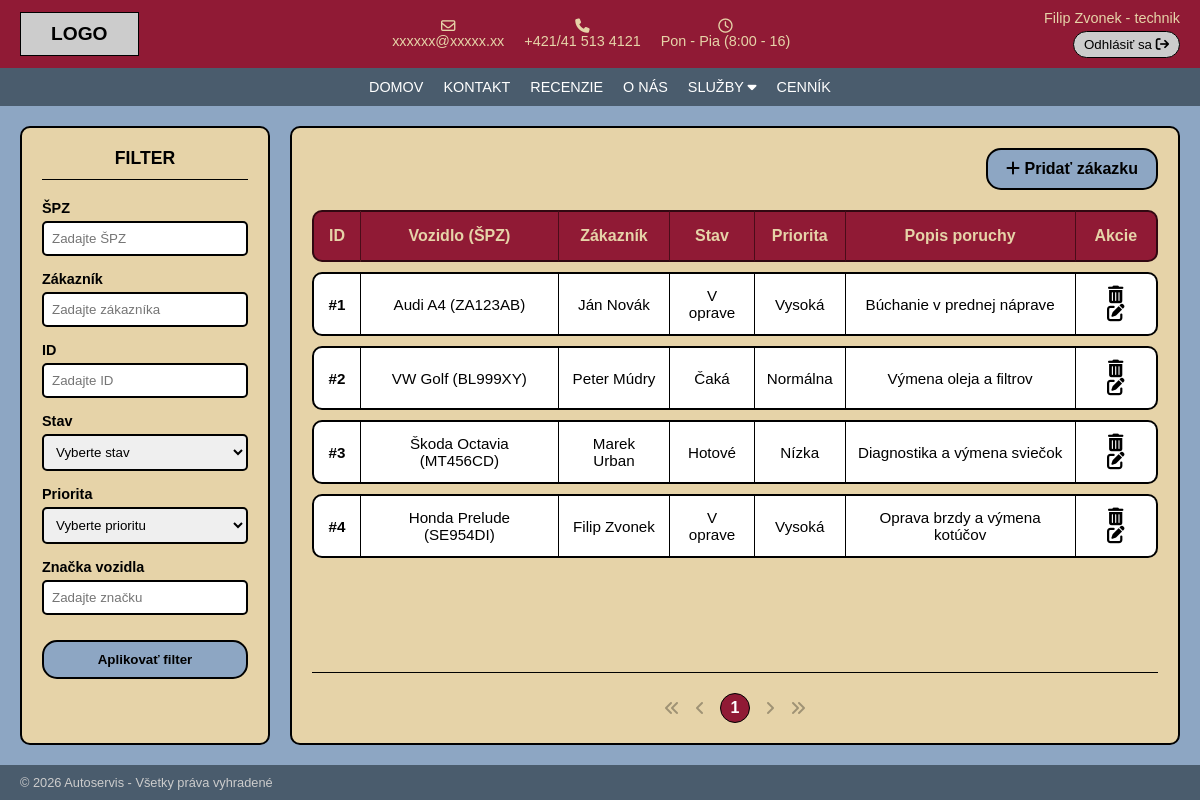
The page /?c=zakazka on the database its author committed.
### tables this page shows
CREATE TABLE IF NOT EXISTS `zakazky` (
                                         `id`        INT(11)      NOT NULL AUTO_INCREMENT,
                                         `spz`       VARCHAR(20)  NOT NULL,
                                         `zakaznik`  VARCHAR(100) NOT NULL,
                                         `stav`      VARCHAR(30)  NOT NULL DEFAULT 'Čaká',
                                         `priorita`  VARCHAR(30)  NOT NULL DEFAULT 'Normálna',
                                         `popis`     TEXT         DEFAULT NULL,
                                         PRIMARY KEY (`id`),
                                         KEY `idx_zakazky_spz` (`spz`),
                                         CONSTRAINT `fk_zakazky_auta`
                                             FOREIGN KEY (`spz`) REFERENCES `auta` (`spz`)
                                                 ON UPDATE CASCADE
                                                 ON DELETE RESTRICT
);

CREATE TABLE IF NOT EXISTS `auta` (
                                      `spz`      VARCHAR(20)  NOT NULL,
                                      `vozidlo`  VARCHAR(100) NOT NULL,
                                      `rok`      SMALLINT     DEFAULT NULL,
                                      PRIMARY KEY (`spz`)
);

### Framework/Http/Responses/Response.php (called while the page is built, shortened)
<?php
abstract class Response
{
    public function send(): void
    {
        $this->generate();
    }
}

### public/index.php (called while the page is built, shortened)
<?php
require __DIR__ . '/../Framework/ClassLoader.php';
try {
    $app = new App();
    $app->run();
} catch (Exception $e) {
    die('An error occurred: ' . $e->getMessage());
}

### Framework/Support/LinkGenerator.php (called while the page is built, shortened)
<?php
class LinkGenerator
{
    private Request $request;
    public function __construct(Request $request, Router $router)
    {
        $this->request = $request;
    }
    public function url(
        string|array $destination,
        array $parameters = [],
        bool $absolute = false,
        bool $appendParameters = false
    ): string {
        list($controller, $action) = explode(".", $destination);
        $args = $appendParameters ? $this->request->get() : [];
        $args = ["c" => lcfirst($controller), "a" => $action != "index" ? $action : null] + $parameters + $args;
        $basePath = $absolute ? $this->request->getBaseUrl() : "";
        return $basePath . "?" . http_build_query($args);
    }
}

### Framework/Http/Request.php (called while the page is built, shortened)
<?php
class Request
{
    private array $get;
    private array $post;
    public function __construct()
    {
        $this->get = $_GET;
        $this->post = $_POST;
    }
    public function get(?string $key = null): mixed
    {
        return $key === null ? $this->get : ($this->get[$key] ?? null);
    }
    public function post(?string $key = null): mixed
    {
        return $key === null ? $this->post : ($this->post[$key] ?? null);
    }
    public function value(string $key): mixed
    {
        return $this->post($key) ?? $this->get($key);
    }
}

### Framework/ClassLoader.php (called while the page is built, shortened)
<?php
class ClassLoader
{
    public static function Boot(): void
    {
        spl_autoload_register(function ($class_name) {
            $file = self::getClassFile($class_name);
        });
    }
    public static function getClassFile(string $className): string
    {
        $baseDir = realpath(dirname(__DIR__));
        $relativePath = str_replace('\\', DIRECTORY_SEPARATOR, ltrim($className, '\\')) . '.php';
        return $baseDir . DIRECTORY_SEPARATOR . $relativePath;
    }
}

### Framework/Core/Model.php (called while the page is built, shortened)
<?php
abstract class Model implements \JsonSerializable
{
    protected static ?string $tableName = null;
    protected static array $columnsMap = [];
    private static array $dbColumns = [];
    private static IDbConvention $dbConventions;
    protected static function getTableName(): string
    {
        if (!empty(static::$tableName)) {
            return static::$tableName;
        }
        return self::getConventions()->getTableName(get_called_class());
    }
    protected static function getColumnsMap(): array
    {
        return static::$columnsMap ?? [];
    }
    public static function getAll(
        ?string $whereClause = null,
        array   $whereParams = [],
        ?string $orderBy = null,
        ?int    $limit = null,
        ?int    $offset = null
    ): array
    {
        try {
            $sql = "SELECT " . static::getDBColumnNamesList() . " FROM `" . static::getTableName() . "`";
            if ($whereClause != null) {
                $sql .= " WHERE $whereClause";
            }
            if ($orderBy !== null) {
                $sql .= " ORDER BY $orderBy";
            }
            if ($limit !== null) {
                $sql .= " LIMIT $limit";
            }
            if ($offset !== null) {
                $sql .= " OFFSET $offset";
            }
            $stmt = Connection::getInstance()->prepare($sql);
            $stmt->execute($whereParams);
            $models = $stmt->fetchAll(PDO::FETCH_CLASS | PDO::FETCH_PROPS_LATE, static::class);
            return $models;
        } catch (PDOException $exception) {
            throw new Exception('Query failed: ' . $exception->getMessage(), 0, $exception);
        }
    }
    public static function getCount(?string $whereClause = null, array $whereParams = []): int
    {
        try {
            $sql = "SELECT COUNT(*) FROM `" . static::getTableName() . "`";
            $stmt = Connection::getInstance()->prepare($sql);
            $stmt->execute($whereParams);
            return (int)$stmt->fetchColumn();
        } catch (PDOException $exception) {
            throw new Exception('Query failed: ' . $exception->getMessage(), 0, $exception);
        }
    }
    private static function getDbColumns(): array
    {
        try {
            $sql = "DESCRIBE " . static::getTableName();
            $stmt = Connection::getInstance()->prepare($sql);
            $stmt->execute([]);
            self::$dbColumns[static::class] = array_column($stmt->fetchAll(), 'Field');
            return self::$dbColumns[static::class];
        } catch (PDOException $exception) {
            throw new Exception('Query failed: ' . $exception->getMessage(), 0, $exception);
        }
    }
    private static function getModelProperties(): array
    {
        $reflection = new \ReflectionClass(static::class);
        $properties = [];
        foreach ($reflection->getProperties() as $property) {
            $propertyName = $property->getName();
            if ($property->isStatic()) {
                continue;
            }
            $properties[$propertyName] = true;
        }
        return $properties;
    }
    private static function getDBColumnNamesList(): string
    {
        $dbColumns = [];
        foreach (static::getDbColumns() as $columnName) {
            $propertyName = static::toPropertyName($columnName);
            if ($propertyName != $columnName) {
                $dbColumns[] = "`$columnName` AS {$propertyName}";
            } else {
                $dbColumns[] = $columnName;
            }
        }
        return implode(', ', $dbColumns);
    }
    private static function toPropertyName(string $columnName): string
    {
        $customMapping = static::getColumnsMap();
        if (isset($customMapping[$columnName])) {
            return $customMapping[$columnName];
        } else {
            return static::getConventions()->toPropertyName($columnName);
        }
    }
    private static function getConventions(): IDbConvention
    {
        if (!isset(static::$dbConventions)) {
            static::$dbConventions = new (Configuration::DB_CONVENTIONS_CLASS)();
        }
        return static::$dbConventions;
    }
}

### Framework/DB/Connection.php (called while the page is built, shortened)
<?php
class Connection
{
    private static ?Connection $instance = null;
    private PDO $db;
    public function __construct(PDO $db)
    {
        $this->db = $db;
    }
    public static function getInstance(): Connection
    {
        try {
            if (self::$instance == null) {
                $db = new PDO(
                    'mysql:dbname=' . Configuration::DB_NAME . ';host=' . Configuration::DB_HOST,
                    Configuration::DB_USER,
                    Configuration::DB_PASS
                );
                $db->setAttribute(PDO::ATTR_ERRMODE, PDO::ERRMODE_EXCEPTION);
                $db->setAttribute(PDO::ATTR_EMULATE_PREPARES, true);
                self::$instance = new self($db);
            }
            return self::$instance;
        } catch (PDOException $e) {
            throw new Exception('Connection failed: ' . $e->getMessage());
        }
    }
    public function prepare(string $sql): DebugStatement
    {
        try {
            return new DebugStatement($this->db->prepare($sql));
        } catch (PDOException $e) {
            throw new Exception('Prepare failed: ' . $e->getMessage());
        }
    }
}

### Framework/DB/DebugStatement.php (called while the page is built, shortened)
<?php
class DebugStatement
{
    private PDOStatementAlias $stmt;
    public function __construct($stmt)
    {
        $this->stmt = $stmt;
    }
    public function execute(?array $params = null): bool
    {
        $result = $this->stmt->execute($params);
        $this->stmt->debugDumpParams();
        return $result;
    }
    public function __call(string $name, array $arguments): mixed
    {
        return $this->stmt->{$name}(...$arguments);
    }
}

### App/Controllers/ZakazkaController.php (called while the page is built, shortened)
<?php
class ZakazkaController extends BaseController
{
    public function index(Request $request): Response
    {
        try {
            $celkovo = Zakazka::getCount();
            $pocetStran = max(1, (int)ceil($celkovo / self::ZAKAZKY_NA_STRANU));
            $strana = min(max(1, (int)$request->value('page')), $pocetStran);
            $zakazky = Zakazka::getAll(
                orderBy: 'id',
                limit: self::ZAKAZKY_NA_STRANU,
                offset: ($strana - 1) * self::ZAKAZKY_NA_STRANU
            );
        } catch (Exception $e) {
            throw new HttpException(500, 'DB Chyba: ' . $e->getMessage());
        }
        return $this->html(compact('zakazky', 'strana', 'pocetStran'));
    }
}

### Framework/DB/DefaultConventions.php (called while the page is built, shortened)
<?php
class DefaultConventions implements IDbConvention
{
    public function toPropertyName(string $columnName): string
    {
        return $columnName;
    }
}

### App/Views/Zakazka/index.view.php (the view, shortened to what this page needs)
<main>
    <aside class="filter-panel">
        <h2>FILTER</h2>
        <form action="#" method="GET">
            <div class="form-group">
                <label>ŠPZ</label>
                <input type="text" placeholder="Zadajte ŠPZ">
            </div>
            <div class="form-group">
                <label>Zákazník</label>
                <input type="text" placeholder="Zadajte zákazníka">
            </div>
            <div class="form-group">
                <label>ID</label>
                <input type="text" placeholder="Zadajte ID">
            </div>
            <div class="form-group">
                <label>Stav</label>
                <select>
                    <option>Vyberte stav</option>
                </select>
            </div>
            <div class="form-group">
                <label>Priorita</label>
                <select>
                    <option>Vyberte prioritu</option>
                </select>
            </div>
            <div class="form-group">
                <label>Značka vozidla</label>
                <input type="text" placeholder="Zadajte značku">
            </div>
            <button type="button" class="btn-apply">Aplikovať filter</button>
        </form>
    </aside>
    <section class="table-section">
        <div class="table-toolbar">
            <a href="<?= $link->url('zakazka.add') ?>" class="btn-add">
                <i class="fa-solid fa-plus"></i> Pridať zákazku
            </a>
        </div>
        <div class="table-wrapper">
            <table>
                <thead>
                <tr>
                    <th>ID</th>
                    <th>Vozidlo (ŠPZ)</th>
                    <th>Zákazník</th>
                    <th>Stav</th>
                    <th>Priorita</th>
                    <th>Popis poruchy</th>
                    <th>Akcie</th>
                </tr>
                </thead>
                <tbody>
                <?php foreach ($zakazky as $zakazka): ?>
                    <tr>
                        <td data-label="ID">#<?= e($zakazka->getId()) ?></td>
                        <td data-label="Vozidlo (ŠPZ)"><?= e($zakazka->getAuto()?->getVozidlo()) ?> (<?= e($zakazka->getSpz()) ?>)</td>                        <td data-label="Zákazník"><?= e($zakazka->getZakaznik()) ?></td>
                        <td data-label="Stav"><?= e($zakazka->getStav()) ?></td>
                        <td data-label="Priorita"><?= e($zakazka->getPriorita()) ?></td>
                        <td data-label="Popis poruchy"><?= e($zakazka->getPopis()) ?></td>
                        <td data-label="Akcie" class="actions">
                            <a href="<?= $link->url('zakazka.delete', ['id' => $zakazka->getId()]) ?>"
                               title="Odstrániť" onclick="return confirm('Naozaj odstrániť zákazku #<?= e($zakazka->getId()) ?>?');">
                                <i class="fa-solid fa-trash-can"></i>
                            </a>
                            <a href="<?= $link->url('zakazka.edit', ['id' => $zakazka->getId()]) ?>" title="Upraviť">
                                <i class="fa-solid fa-pen-to-square"></i>
                            </a>
                        </td>
                    </tr>
                <?php endforeach; ?>
                </tbody>
            </table>
        </div>
        <?php
        $od = max(1, $strana - 2);
        $do = min($pocetStran, $strana + 2);
        ?>
        <div class="pagination" role="navigation" aria-label="Stránkovanie">
            <?php if ($strana > 1): ?>
                <a href="<?= $link->url('zakazka.index', ['page' => 1]) ?>" title="Prvá strana"><i class="fa-solid fa-angles-left"></i></a>
                <a href="<?= $link->url('zakazka.index', ['page' => $strana - 1]) ?>" title="Predošlá strana"><i class="fa-solid fa-angle-left"></i></a>
            <?php else: ?>
                <i class="fa-solid fa-angles-left disabled"></i>
                <i class="fa-solid fa-angle-left disabled"></i>
            <?php endif; ?>
            <?php for ($i = $od; $i <= $do; $i++): ?>
                <?php if ($i === $strana): ?>
                    <span class="page current" aria-current="page"><?= $i ?></span>
                <?php else: ?>
                    <a class="page" href="<?= $link->url('zakazka.index', ['page' => $i]) ?>"><?= $i ?></a>
                <?php endif; ?>
            <?php endfor; ?>
            <?php if ($strana < $pocetStran): ?>
                <a href="<?= $link->url('zakazka.index', ['page' => $strana + 1]) ?>" title="Nasledujúca strana"><i class="fa-solid fa-angle-right"></i></a>
                <a href="<?= $link->url('zakazka.index', ['page' => $pocetStran]) ?>" title="Posledná strana"><i class="fa-solid fa-angles-right"></i></a>
            <?php else: ?>
                <i class="fa-solid fa-angle-right disabled"></i>
                <i class="fa-solid fa-angles-right disabled"></i>
            <?php endif; ?>
        </div>
    </section>
</main>

### rows shown on the page
zakazky: id "1", spz.vozidlo "Audi A4", spz "ZA123AB", zakaznik "Ján Novák", stav "V oprave", priorita "Vysoká", popis "Búchanie v prednej náprave"
zakazky: id "2", spz.vozidlo "VW Golf", spz "BL999XY", zakaznik "Peter Múdry", stav "Čaká", priorita "Normálna", popis "Výmena oleja a filtrov"
zakazky: id "3", spz.vozidlo "Škoda Octavia", spz "MT456CD", zakaznik "Marek Urban", stav "Hotové", priorita "Nízka", popis "Diagnostika a výmena sviečok"
zakazky: id "4", spz.vozidlo "Honda Prelude", spz "SE954DI", zakaznik "Filip Zvonek", stav "V oprave", priorita "Vysoká", popis "Oprava brzdy a výmena kotúčov"
